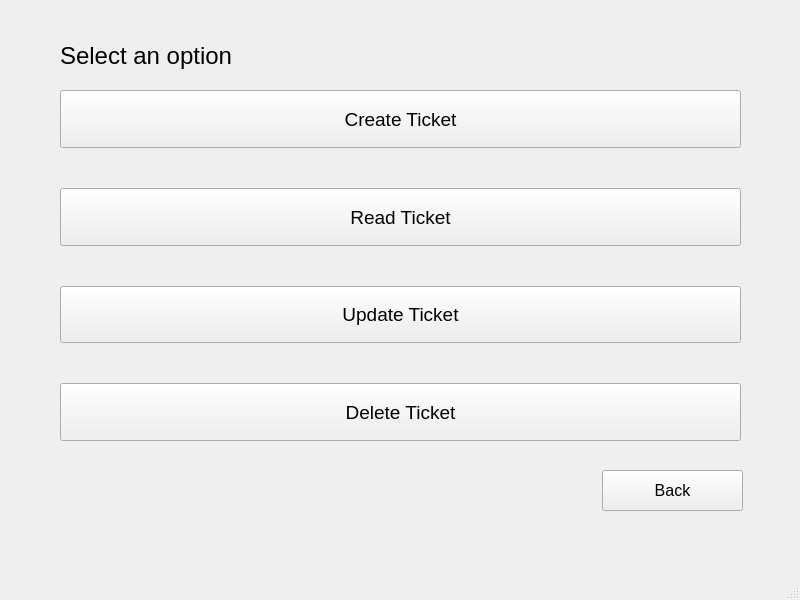
<?xml version="1.0" encoding="UTF-8"?>
<ui version="4.0">
 <class>ManageTicket</class>
 <widget class="QMainWindow" name="ManageTicket">
  <property name="geometry">
   <rect>
    <x>0</x>
    <y>0</y>
    <width>800</width>
    <height>600</height>
   </rect>
  </property>
  <property name="windowTitle">
   <string>MainWindow</string>
  </property>
  <widget class="QWidget" name="centralwidget">
   <widget class="QLabel" name="label_title">
    <property name="geometry">
     <rect>
      <x>60</x>
      <y>30</y>
      <width>231</width>
      <height>51</height>
     </rect>
    </property>
    <property name="font">
     <font>
      <pointsize>18</pointsize>
     </font>
    </property>
    <property name="text">
     <string>Select an option</string>
    </property>
   </widget>
   <widget class="QPushButton" name="button_back">
    <property name="geometry">
     <rect>
      <x>602</x>
      <y>470</y>
      <width>141</width>
      <height>41</height>
     </rect>
    </property>
    <property name="font">
     <font>
      <pointsize>12</pointsize>
     </font>
    </property>
    <property name="text">
     <string>Back</string>
    </property>
   </widget>
   <widget class="QWidget" name="verticalLayoutWidget">
    <property name="geometry">
     <rect>
      <x>60</x>
      <y>90</y>
      <width>681</width>
      <height>351</height>
     </rect>
    </property>
    <layout class="QVBoxLayout" name="verticalLayout" stretch="0,0,0,0">
     <property name="spacing">
      <number>40</number>
     </property>
     <property name="sizeConstraint">
      <enum>QLayout::SetDefaultConstraint</enum>
     </property>
     <property name="bottomMargin">
      <number>0</number>
     </property>
     <item>
      <widget class="QPushButton" name="button_create_ticket">
       <property name="sizePolicy">
        <sizepolicy hsizetype="Minimum" vsizetype="Minimum">
         <horstretch>0</horstretch>
         <verstretch>0</verstretch>
        </sizepolicy>
       </property>
       <property name="font">
        <font>
         <pointsize>14</pointsize>
        </font>
       </property>
       <property name="text">
        <string>Create Ticket</string>
       </property>
      </widget>
     </item>
     <item>
      <widget class="QPushButton" name="button_read_ticket">
       <property name="sizePolicy">
        <sizepolicy hsizetype="Minimum" vsizetype="Minimum">
         <horstretch>0</horstretch>
         <verstretch>0</verstretch>
        </sizepolicy>
       </property>
       <property name="font">
        <font>
         <pointsize>14</pointsize>
        </font>
       </property>
       <property name="text">
        <string>Read Ticket</string>
       </property>
      </widget>
     </item>
     <item>
      <widget class="QPushButton" name="button_update_ticket">
       <property name="sizePolicy">
        <sizepolicy hsizetype="Minimum" vsizetype="Minimum">
         <horstretch>0</horstretch>
         <verstretch>0</verstretch>
        </sizepolicy>
       </property>
       <property name="font">
        <font>
         <pointsize>14</pointsize>
        </font>
       </property>
       <property name="text">
        <string>Update Ticket</string>
       </property>
      </widget>
     </item>
     <item>
      <widget class="QPushButton" name="button_delete_ticket">
       <property name="sizePolicy">
        <sizepolicy hsizetype="Minimum" vsizetype="Minimum">
         <horstretch>0</horstretch>
         <verstretch>0</verstretch>
        </sizepolicy>
       </property>
       <property name="font">
        <font>
         <pointsize>14</pointsize>
        </font>
       </property>
       <property name="text">
        <string>Delete Ticket</string>
       </property>
      </widget>
     </item>
    </layout>
   </widget>
  </widget>
  <widget class="QMenuBar" name="menubar">
   <property name="geometry">
    <rect>
     <x>0</x>
     <y>0</y>
     <width>800</width>
     <height>21</height>
    </rect>
   </property>
  </widget>
  <widget class="QStatusBar" name="statusbar"/>
 </widget>
 <resources/>
 <connections/>
</ui>
